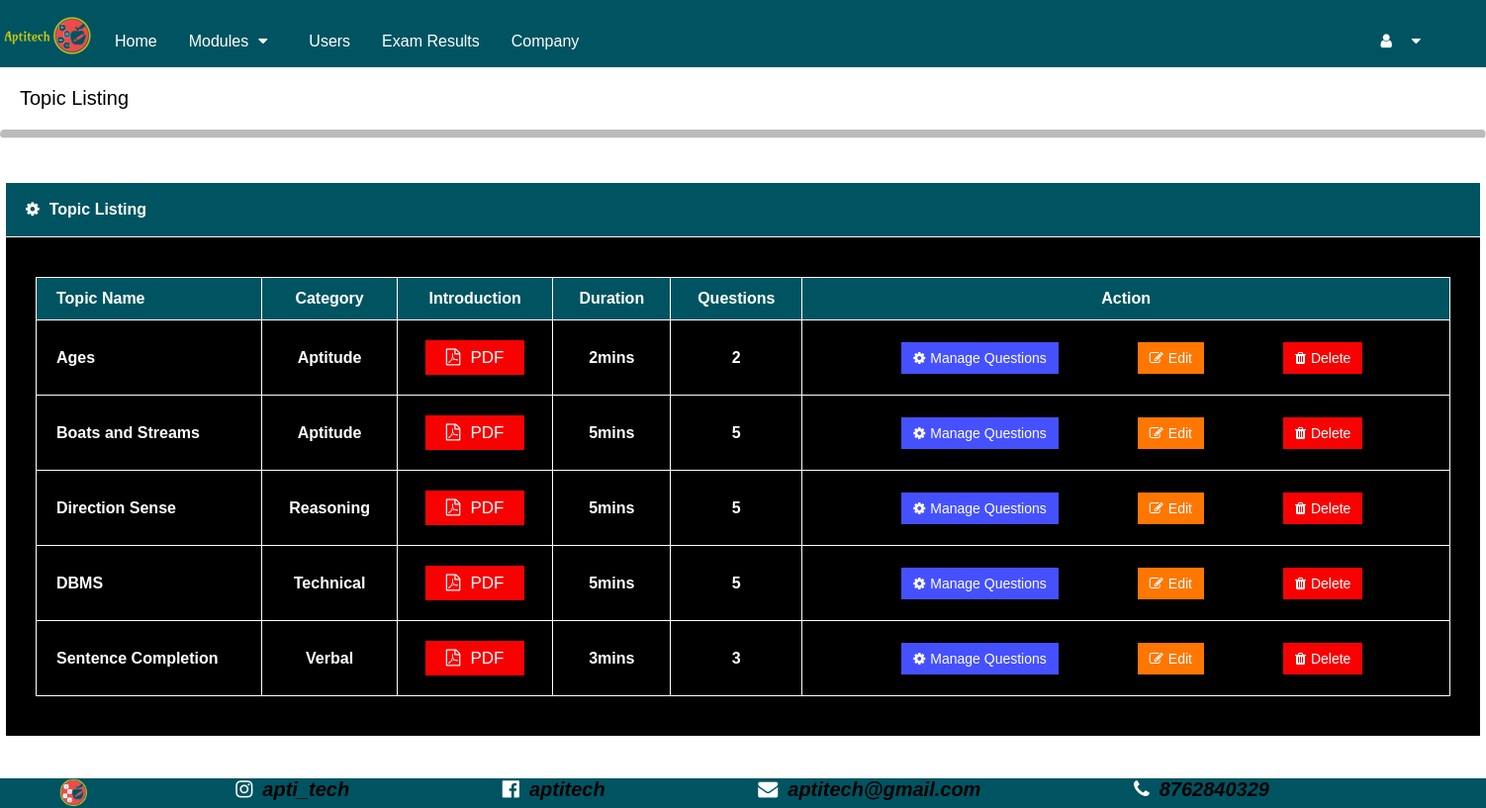
The app's page /Admin/manageTopics.php with its own data.
### tables this page shows
CREATE TABLE IF NOT EXISTS `topic` (
  `topic_id` int(200) NOT NULL AUTO_INCREMENT,
  `cat_id` int(200) NOT NULL,
  `topic_name` varchar(50) NOT NULL,
  `max_time` int(100) NOT NULL,
  `intro_name` varchar(200) NOT NULL,
  `intro_type` varchar(200) NOT NULL,
  `introduction` mediumblob NOT NULL,
  `no_of_questions` int(200) NOT NULL,
  PRIMARY KEY (`topic_id`),
  KEY `cat_id` (`cat_id`)
);

CREATE TABLE IF NOT EXISTS `category` (
  `cat_id` int(200) NOT NULL AUTO_INCREMENT,
  `cat_name` varchar(50) NOT NULL,
  PRIMARY KEY (`cat_id`)
);

### Admin/manageTopics.php (the view, shortened to what this page needs)
<?php
include 'navbar.php';
?>
<!DOCTYPE html>
<html>
  <head>
    <link rel="stylesheet" href="https://cdnjs.cloudflare.com/ajax/libs/font-awesome/4.7.0/css/font-awesome.min.css">
    <link rel="stylesheet" href="CSS/manageTopicStyle.css">
    </head>
  	<body>
    <p class="catStyle">Topic Listing</p>
    <hr class="rounded">
    <br><br>
    <?php
        $conn=mysqli_connect("localhost","root","","aptitech");
        $result="SELECT * FROM topic";
        $row=mysqli_query($conn,$result);
        if(mysqli_num_rows($row)>0)
        {
          echo "<table class='mainTable' align='center'>
          <tr>
          <th style='background-color: #005461; padding: 18px 20px;'><i class='fa fa-gear'></i>Topic Listing</th>
          </tr>
          <tr>
          <th style='padding:40px 30px'>
          <table class='customers' align='center'>
          <tr>
          <th style='text-align:left;'>Topic Name</th>
          <th style='text-align:center;'>Category</th>
          <th style='text-align:center;'>Introduction</th>
          <th style='text-align:center;'>Duration</th>
          <th style='text-align:center;'>Questions</th>
          <th style='text-align:center;'>Action</th>
          <tr>";
          while($values=$row->fetch_assoc())
          {
            $id=$values["cat_id"];
            $result2="SELECT * FROM category WHERE cat_id='$id'";
            $row2=mysqli_query($conn,$result2);
            echo "<tr>
            <td>".$values["topic_name"]."</td>";
            $values2=$row2->fetch_assoc();
            echo "<td style='text-align:center;'>".$values2["cat_name"]."</td>
            <td style='text-align:center;'>
            <form action='demo_file.php' method='POST'><button class='pdf' name='btn' value=".$values["topic_id"]."><i class='fa fa-file-pdf-o'></i>PDF</button></form></td>
            <td style='text-align:center;'>".$values["max_time"]."mins</td>
            <td style='text-align:center;'>".$values["no_of_questions"]."</td>
            <td>
            <form action='manageQuestion.php' method='POST' style='float:left'>
            <button class='btn2 manage2' name='manage' value=".$values["topic_id"]." style='margin-left:80px'><i class='fa fa-gear'></i>Manage Questions</button></form>
            <form action='editTopic.php' method='POST' style='float:left'>
            <button class='btn2 edit2' name='edit' value=".$values["topic_id"]." style='margin-left:80px'><i class='fa fa-edit' ></i>Edit</button></form>
            <form action='' method='POST' style='float:left'>
            <button class='btn2 delete2' name='delete'  value=".$values["topic_id"]." style='margin-left:80px'><i class='fa fa-trash'></i>Delete</button>
            </form></td>
            </tr>";
          }
          echo "</table></th></tr></table>";
        }
        else
        {
          echo '<div class="alert" id="p2" style="background-color:rgba(21, 0, 255,0.6)">
          <span class="closebtn" onclick="myFunction()">&times;</span>
          <strong>Info!</strong> Topic field is Empty.</div>';
        }
    ?>
    <br><br><br><br>
  </body>
</html>

### Admin/CSS/manageTopicStyle.css (style rules this page uses)
body { margin: 0; font-family: Arial, Helvetica, sans-serif; background-color: white; }
hr.rounded { border-top: 8px solid #bbb; border-radius: 5px; }
.catStyle { padding-left: 20px; font-style:bold; font-size: 20px; }
.mainTable { font-family: "Trebuchet MS", Arial, Helvetica, sans-serif; background-color:black; color: white; border-collapse: collapse; width: 1200px; text-align: left; }
.mainTable i { padding-right:10px; }
.mainTable th { border: 1px solid white; background-color:black; color: white; }
.customers { font-family: "Trebuchet MS", Arial, Helvetica, sans-serif; background-color:black; color: white; border-collapse: collapse; width: 1430px; }
.customers td, .customers th { border: 1px solid white; padding: 20px; background-color:black; color: white; }
.customers th { padding-top: 12px; padding-bottom: 12px; background-color:#005461; color: white; }
.pdf { border:none; width: 100px; height: 35px; font-size: 17px; background-color: rgb(247, 2, 2); color: white; }
.pdf i { padding-right:10px; }
.btn2 { border: none; color: white; padding: 8px 12px; text-align: center; font-size: 14px; }
.edit2 { background-color: rgb(255, 119, 0); }
.edit2 i { padding-right:5px; }
.manage2 { background-color: rgb(69, 81, 255); }
.manage2 i { padding-right:5px; }
.delete2 { background-color: rgb(247, 2, 2); }
.delete2 i { padding-right:5px; }

### records on screen
topic: topic_name "Ages", cat.cat_name "Aptitude", $values["topic_id"] 4 (drawn), max_time "2", no_of_questions "2"
topic: topic_name "Boats and Streams", cat.cat_name "Aptitude", max_time "5", no_of_questions "5"
topic: topic_name "Direction Sense", cat.cat_name "Reasoning", $values["topic_id"] 6 (drawn), max_time "5", no_of_questions "5"
topic: topic_name "DBMS", cat.cat_name "Technical", $values["topic_id"] 7 (drawn), max_time "5", no_of_questions "5"
topic: topic_name "Sentence Completion", cat.cat_name "Verbal", $values["topic_id"] 8 (drawn), max_time "3", no_of_questions "3"
